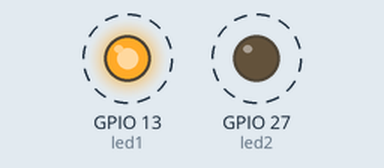
Simulated run of this sketch. Board: ESP32. Shown: output pins drawn as LEDs (lit = HIGH). Dashed ring = blinking. What the sketch prints to the serial monitor is not drawn.

Above: at 0.5 s.
Timing chart, 0 to 4.6 s (numbered marks = the images above):
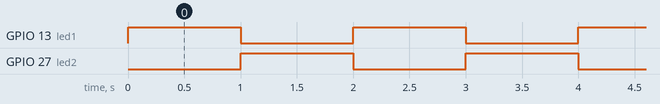

Measured:
- by itself, GPIO 13 (led1), GPIO 27 (led2): alternates HIGH for 1.0 s and LOW for 1.0 s

The sketch:

blank.ino
```cpp
#define led1 13
#define led2 27


void setup() {
  Serial.begin (9600);
  pinMode (13, OUTPUT);
  pinMode (27, OUTPUT);
}


void loop() {
  const int de = 1000;

  Serial.println("13x HIGH, 27 LOW");
  digitalWrite (led1, HIGH);
  digitalWrite (led2, LOW);
  delay (de);

  Serial.println("13x LOW, 27 HIGH");
  digitalWrite (led1, LOW);
  digitalWrite (led2, HIGH);
  delay (de);
}
```
